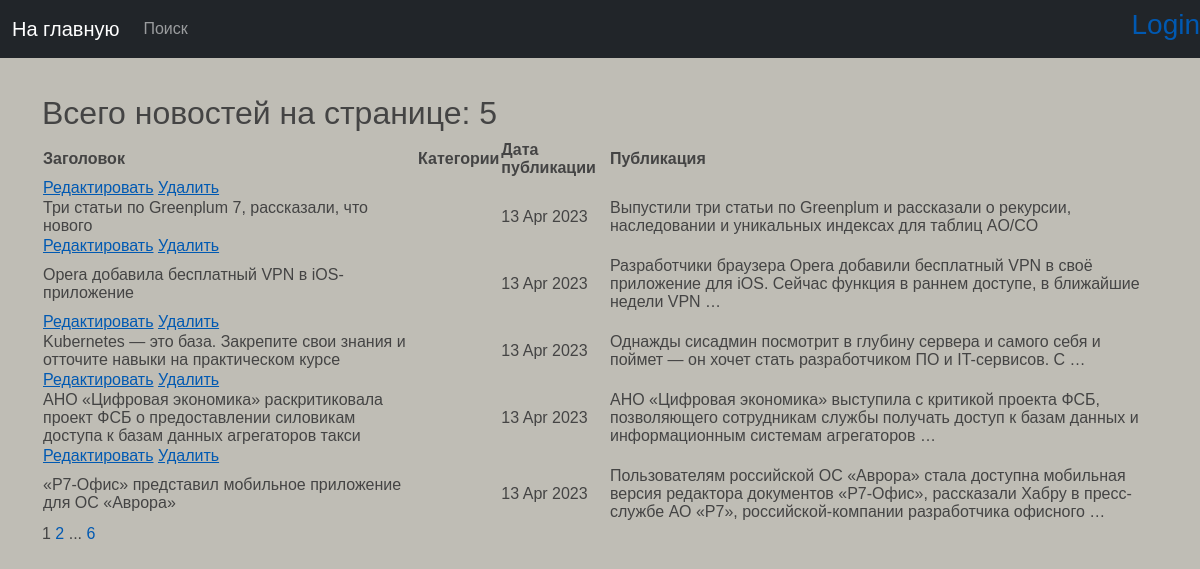
Page /news/ on the committed database.
### news/models.py (models this page shows, shortened)
class Post(models.Model):
    author = models.ForeignKey(Author, on_delete=models.CASCADE)
    view = models.CharField(max_length=2, choices=OPTIONS_POST)
    time_in = models.DateTimeField(auto_now_add=True)
    category = models.ManyToManyField(Category, through='PostCategory')
    title = models.CharField(max_length=150)
    text = models.TextField()
    rating_post = models.IntegerField(default=0)

### news/views.py (the view)
# urls.py: path('', PostsList.as_view(), name='post_list'),
class PostsList(ListView):
    model = Post
    ordering = '-time_in'
    template_name = 'posts.html'
    context_object_name = 'posts'
    paginate_by = 5
    def get_context_data(self, **kwargs):
        context = super().get_context_data(**kwargs)
        return context

### news/templatetags/custom_filters.py (called while the page is built)
@register.filter()
def censor(word):
    if isinstance(word, str):
        for i in word.split():
            if i.capitalize() in cens_words:
                word = word.replace(i, i[0] + '*' * len(i))
    else:
        raise ValueError('custom_filters -> censor -> A string is expected, but a different data type has been entered')
    return word

### templates/posts.html (shortened to what this page needs)
{% extends 'flatpages/default.html' %}
{% load custom_filters %}
{% block content %}
    <h2>Всего новостей на странице: {{ object_list|length }}</h2>
    {% if posts %}
        <table>
            <tr>
                <td><b>Заголовок</b></td>
                <td><b>Категории</b></td>
                <td><b>Дата публикации</b></td>
                <td><b>Публикация</b></td>
            </tr>
            {% for post in posts %}
                    <td>
                        <a href="{% url 'news_edit' post.id %}"><u>Редактировать</u></a>
                        <a href="{% url 'news_delete' post.id %}"><u> Удалить </u></a>
        </td>
            <tr>
                <td>{{ post.title|censor }}</td>
                <td>
                </td>
                <td>{{ post.time_in|date:'d M Y' }}</td>
                <td>{{ post.text|truncatewords:20|censor }}</td>
            </tr>
            {% endfor %}
        </table>
    {% else %}
        <h2>Новостей нет!</h2>
    {% endif %}
   {{ page_obj.number }}
   {% if page_obj.has_next %}
       <a href="?page={{ page_obj.next_page_number }}">{{ page_obj.next_page_number }}</a>
       {% if paginator.num_pages != page_obj.next_page_number %}
           ...
           <a href="?page={{ page_obj.paginator.num_pages }}">{{ page_obj.paginator.num_pages }}</a>
       {% endif %}
   {% endif %}
{% endblock content %}

### rows in the picture
Post: title|censor "Три статьи по Greenplum 7, рассказали, что нового", time_in "13 Apr 2023", text|censor "Выпустили три статьи по Greenplum и рассказали о рекурсии, наследовании и уникальных индексах для таблиц AO/CO"
Post: title|censor "Opera добавила бесплатный VPN в iOS-приложение", time_in "13 Apr 2023", text|censor "Разработчики браузера Opera добавили бесплатный VPN в своё приложение для iOS. Сейчас функция в раннем доступе, в ближайшие недели VPN …"
Post: title|censor "Kubernetes — это база. Закрепите свои знания и отточите навыки на практическом курсе", time_in "13 Apr 2023", text|censor "Однажды сисадмин посмотрит в глубину сервера и самого себя и поймет — он хочет стать разработчиком ПО и IT-сервисов. С …"
Post: title|censor "АНО «Цифровая экономика» раскритиковала проект ФСБ о предоставлении силовикам доступа к базам данных агрегаторов такси", time_in "13 Apr 2023", text|censor "АНО «Цифровая экономика» выступила с критикой проекта ФСБ, позволяющего сотрудникам службы получать доступ к базам данных и информационным системам агрегаторов …"
Post: title|censor "«Р7-Офис» представил мобильное приложение для ОС «Аврора»", time_in "13 Apr 2023", text|censor "Пользователям российской ОС «Аврора» стала доступна мобильная версия редактора документов «Р7-Офис», рассказали Хабру в пресс-службе АО «Р7», российской-компании разработчика офисного …"

### other values in the picture
{{ object_list|length }} "5"
{{ page_obj.number }} "1"
{{ page_obj.next_page_number }} "2"
{{ page_obj.paginator.num_pages }} "6"
